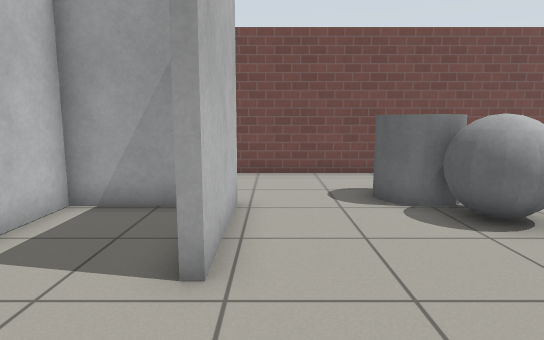
[1] (above)

20 first-person views from a walk through a Gazebo world. The camera is 0.94 m above the floor, tilts 8° down and sees 75° across. The floor is counted in squares, 0.5 m on a side. Each view is taken from the middle of a square. On the plan, view 1 faces up. The plan holds only what a view shows up to about 18 squares ahead; the rest is blank. Simple patterns stand in for the simulator's built-in surfaces.

[2]
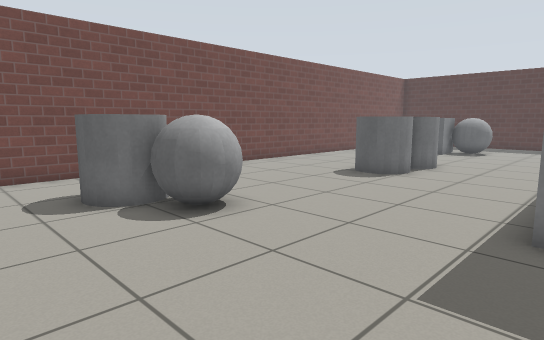

[3]
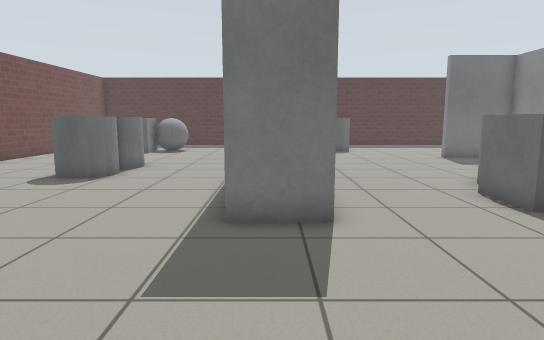

[4]
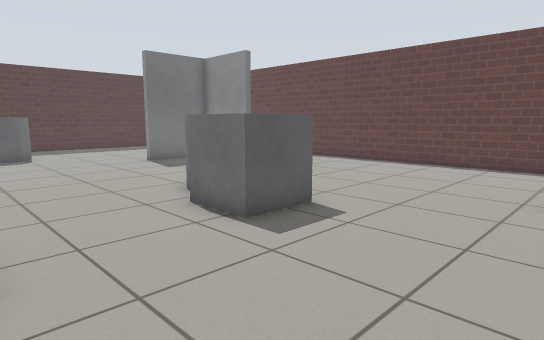

[5]
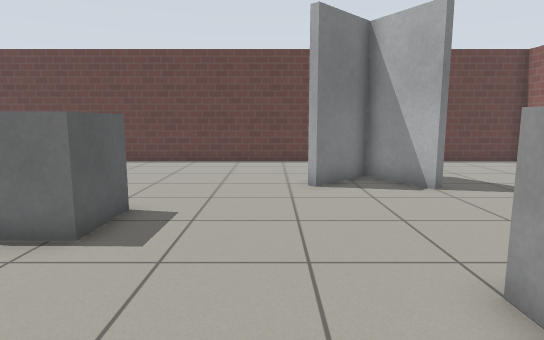

[6]
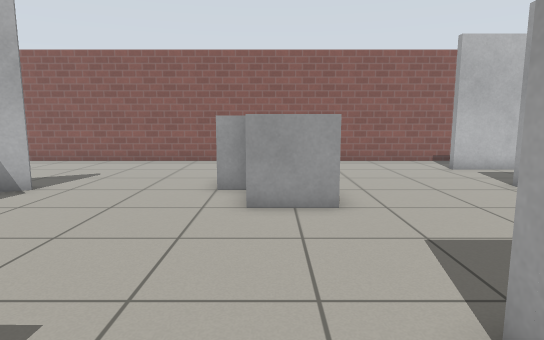

[7]
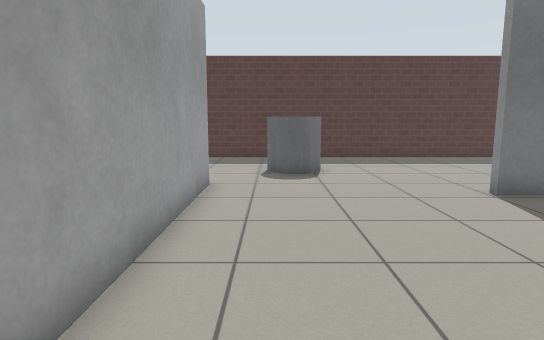

[8]
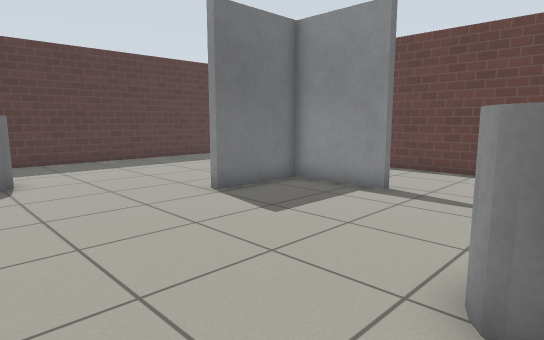

[9]
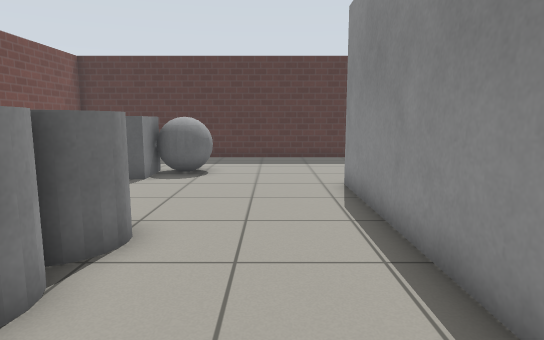

[10]
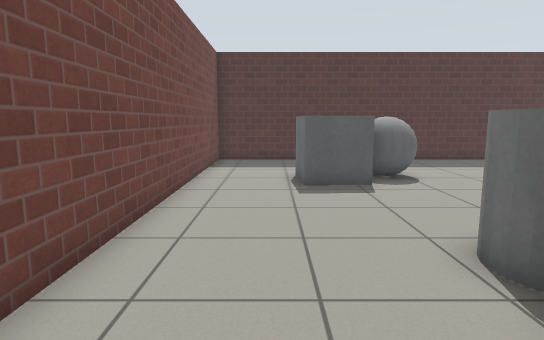

[11]
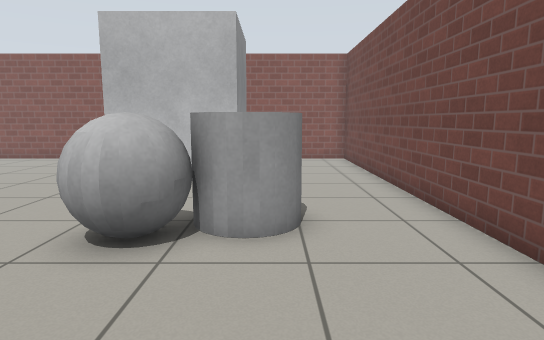

[12]
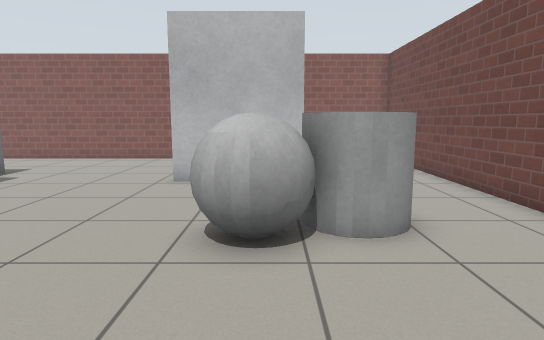

[13]
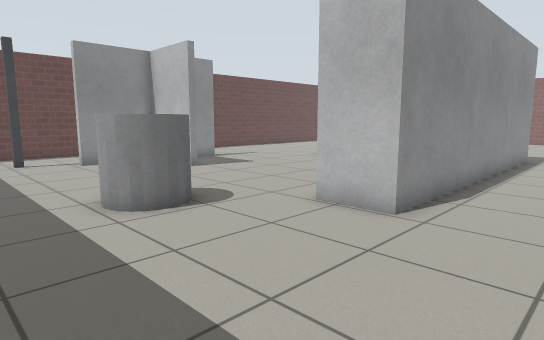

[14]
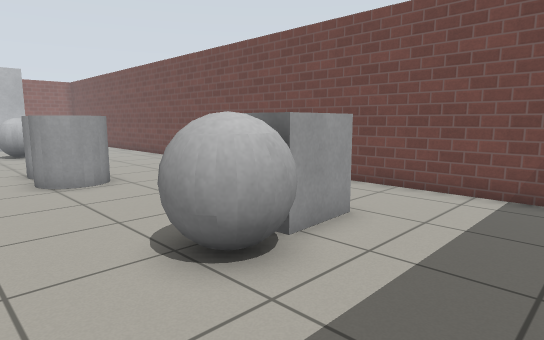

[15]
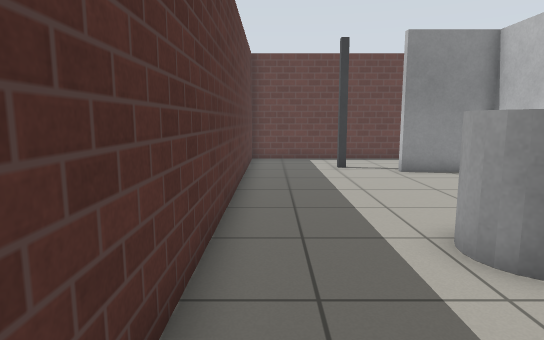

[16]
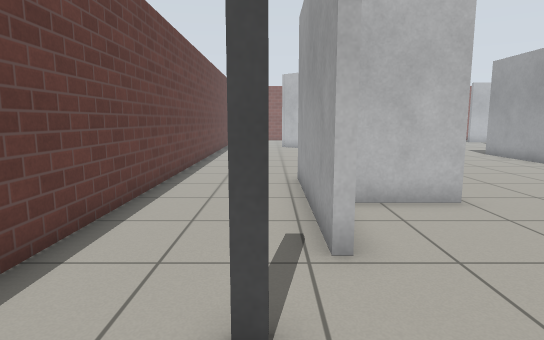

[17]
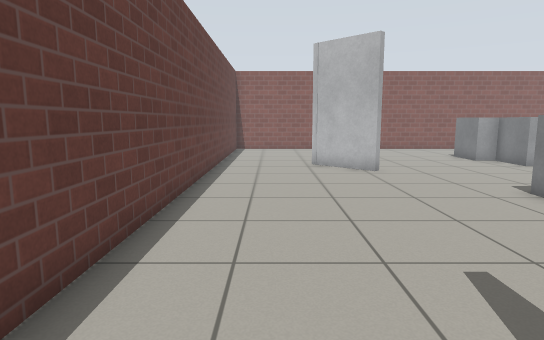

[18]
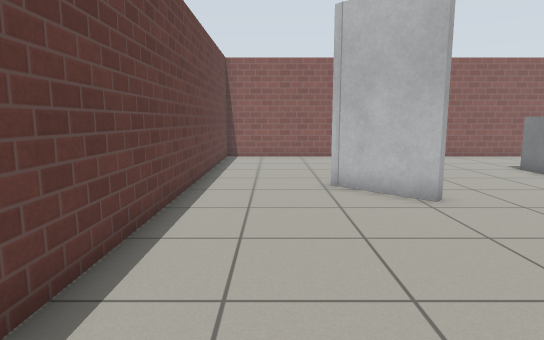

[19]
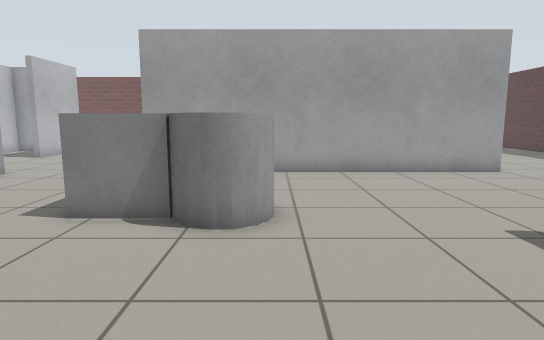

[20]
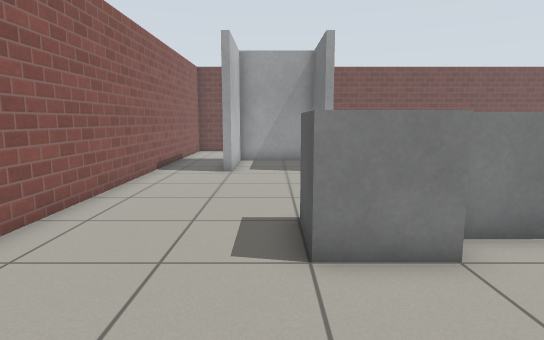

### Floor plan
Key: @ floor where view 1 was taken; # wall or solid block; . floor; C grey cylinder; B grey ball; G grey box.
Columns run from 8 left of view 1 to 27 right of it. Each row starts with its distance up from view 1.
 13 ####################################
 12 #...............  .................#
 11 #............... ..................#
 10 #  ................................#
  9 #..    ....CC...............GGG....#
  8 #..#####...CC...............G G....#
  7 #..#...#....BB......CCCC....GBB....#
  6 #..#...#....BB......CCCC.....BBB...#
  5 #..#...#..............C.......B....#
  4 #..#...#...........................#
  3 #..................................#
  2 #..................................#
  1 #..............#############.......#
  0 #.......@......#############.......#
 -1 #..............#############.......#
 -2 #.......GG.........................#
 -3 #.....GGGG....................CC...#
 -4 #.....GG......................CC...#
 -5 #.............................C....#
 -6 #..............GG C................#
 -7 #..............GGC C...............#
 -8 #.................C................#
 -9 #.........................#........#
-10 #.......#.#...............#........#
-11 #.......###...............#........#
-12 #........#.............#######.....#
-13 #..............................#...#
-14 #..................................#
-15 #..................................#
-16 #..................................#
-17 ####################################

Where each view was taken, in squares from view 1:
view 1: 0 up, 0 right, facing up
view 2: 0 up, 0 right, facing up-right
view 3: 0 up, 0 right, facing right
view 4: 1 down, 2 right, facing down-right
view 5: 0 up, 4 right, facing down
view 6: 3 down, 9 right, facing left
view 7: 3 down, 9 right, facing right
view 8: 3 down, 10 right, facing down-right
view 9: 3 up, 9 right, facing right
view 10: 10 up, 10 right, facing right
view 11: 9 up, 10 right, facing left
view 12: 7 up, 10 right, facing left
view 13: 4 up, 26 right, facing down-left
view 14: 3 up, 26 right, facing up-left
view 15: 1 up, 26 right, facing down
view 16: 13 down, 26 right, facing left
view 17: 14 down, 16 right, facing left
view 18: 14 down, 11 right, facing left
view 19: 14 down, 11 right, facing up
view 20: 9 down, 3 left, facing up
